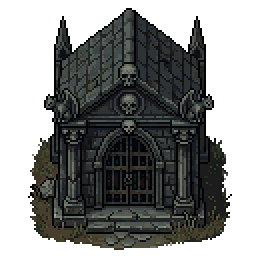
#> input picture pixellab_src/cemetery/buildings/frame_0.png, 128 x 128 px, found by its file name (shown 2 times larger); its folder holds 3 pictures in this run
$ python cemetery_creatures.py
#> lines starting #> are read from the running program, lines starting #| are printed output that depends on the picture
"""Arkusze ptaków i zjaw Leśnego Cmentarza z PixelLab (pixellab_src/cemetery/<nazwa>/frame_0..7.png - klatki animacji
obiektów PixelLab z przezroczystym tłem): kruk w locie widziany z góry (głową w prawo, 8 klatek machania), kruk
na ziemi (bokiem, 8 klatek dziobania i rozglądania się) i duch (8 klatek unoszenia się). Klatki zmniejszamy jak
postacie (hero_sheets.shrink_image) i przycinamy do wspólnej sylwetki wszystkich klatek - położenie na płótnie
zostaje, więc stworzenie nie skacze między klatkami.
Wynik: assets/cemetery/crow_fly.png, crow_perch.png, ghost.png (klatki w jednym rzędzie, kwadratowe komórki).
Uruchom: python tools/cemetery_creatures.py"""
import os

from PIL import Image

import hero_sheets

ROOT = os.path.dirname(os.path.dirname(os.path.abspath(__file__)))
SRC = os.path.join(ROOT, "pixellab_src", "cemetery")
OUT = os.path.join(ROOT, "assets", "cemetery")

# nazwa: rozmiar komórki w grze (px)
SHEETS = {"crow_fly": 22, "crow_perch": 18, "ghost": 34}


def build(name, cell):
#> called with name = 'crow_fly', cell = 22
    frames = [Image.open(os.path.join(SRC, name, "frame_%d.png" % i)).convert("RGBA") for i in range(8)]
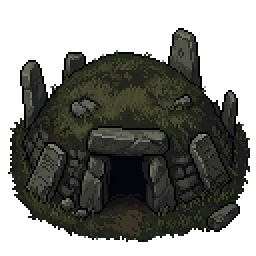
#> input picture pixellab_src/cemetery/buildings/frame_1.png, 128 x 128 px, found by its file name (shown 2 times larger)
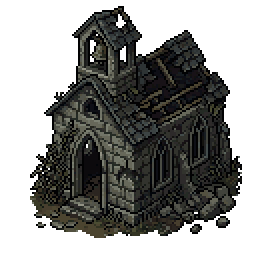
#> input picture pixellab_src/cemetery/buildings/frame_2.png, 128 x 128 px, found by its file name (shown 2 times larger)
    small = [hero_sheets.shrink_image(f, cell, cell) for f in frames]
    sheet = Image.new("RGBA", (cell * len(small), cell))
    for k, img in enumerate(small):
        sheet.alpha_composite(img, (k * cell, 0))
    sheet.save(os.path.join(OUT, name + ".png"))
    print(name, sheet.size)


def main():
    for name, cell in SHEETS.items():
        build(name, cell)


if __name__ == "__main__":
#> (the run stopped early here; a loop or call above may not have finished)
